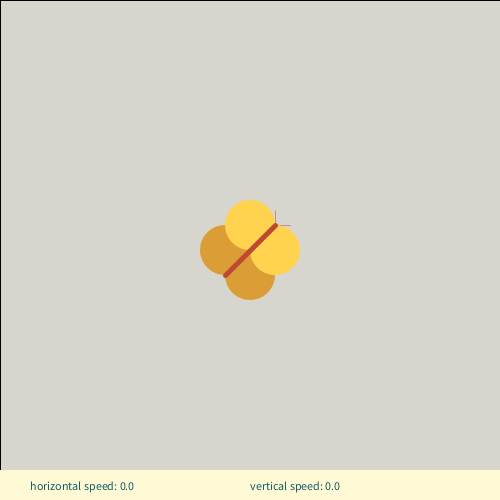
Frame 1 (no input)
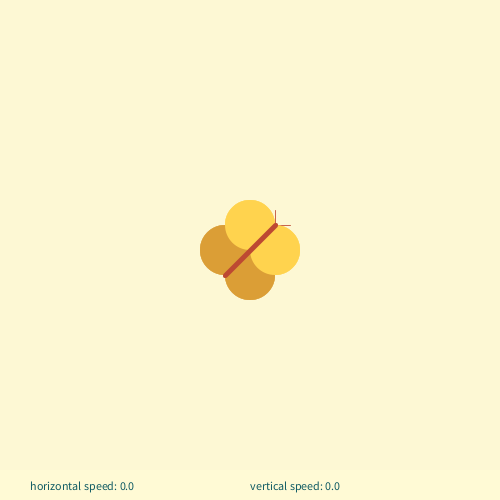
Frame 60 (the mouse pressed at the canvas centre just before this capture)
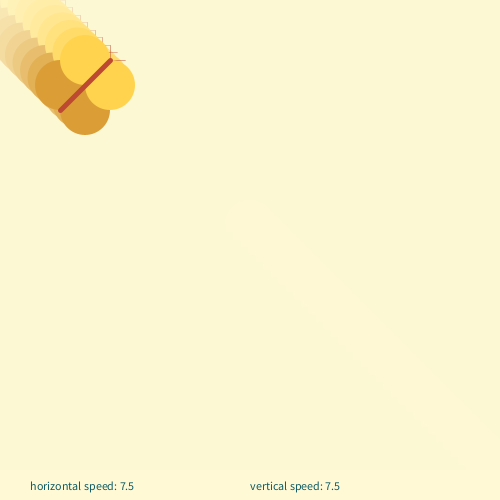
Frame 120 (the mouse held since frame 60 and released just before this capture)

The Processing sketch that drew these frames (run headless with seeded random() and noise(); from frame 60 on, the mouse is pressed at the canvas centre):

// Processing sketch: processing_38802
// ── processing_38802.pde

//homework 7
//copyright Jessica Schafer
//note: I used a butterfly instead of my initials. they were getting old!


float puckx, pucky, speedX, speedY, dia;
//puckx, pucky: x, y of puck the butterfly
//speedX: increment of horizontal movement
//speedY: increment of vertical movement
//dia: diameter of puck
color col1, col2, col3, col4, col5;

void setup ()
{
 size (500, 500);
 smooth();
 puckx = width/2;
 pucky = height/2;
 speedX = 0;
 speedY = 0;
 dia = 100;
 col1 = color (255, 250, 213);//ivory
 col2 = color (189, 73, 50);//orange
 col3 = color (219, 158, 54);//gold
 col4 = color (255, 211, 78);//yellow
 col5 = color (16, 91, 99); //extra blue that works with these colors
}

void draw ()
{
  drawBackground();
  drawPuck();
  showSpeed();
  movePuckHorizontal();
  movePuckVertical();
  reset();
}

void reset()
{
 if (keyPressed)
 {
   puckx = width/2;
   pucky = height/2;
   speedX = 0;
   speedY = 0;
 } 
}

void movePuckVertical()
{
 if (frameCount > 50)
 {
     if (mouseY != pmouseY)
       {
         speedY = speedY + .03*(mouseY-pmouseY);
       }
     pucky = pucky + speedY;
  }
 
//loop around if goes off-screen 
 if (pucky > height + dia/2) 
   {
     pucky = -dia/2;
   }
 if (pucky < -dia/2)
   {
     pucky = height + dia/2; 
   }
}


void movePuckHorizontal()
{
  if (frameCount > 50)
  {
     if (mouseX != pmouseX) 
     {
      speedX = speedX + .03*(mouseX-pmouseX);
     }
     puckx = puckx + speedX;
   }  
 
 //loop around if goes off-screen
 if (puckx > width + dia/2)
   {
     puckx = -dia/2;
   }
 if (puckx < -dia/2)
   {
    puckx = width + dia/2; 
   }
}

void showSpeed()
{
  fill (col1);
  rect (0, height-30, width, height); 
  fill (col5);
  text ("horizontal speed: " + speedX, 30, 490); 
  text ("vertical speed: " + speedY, 250, 490);
}

void drawPuck ()
{
 //puck the butterfly!
  stroke (col2);
  //atennae
  strokeWeight(.5);
  line (puckx+25, pucky-25, puckx+25,pucky-40);
  line (puckx+25, pucky-25, puckx+40, pucky-25);
  noStroke();
  //wings
  fill (col3);
  ellipse (puckx, pucky+25, 50,50);
  ellipse (puckx-25, pucky, 50, 50);
  fill (col4);
  ellipse (puckx, pucky-25, 50, 50);
  ellipse (puckx+25, pucky, 50,50);
  //body
  stroke(col2);
  strokeWeight(5);
  line (puckx-25, pucky+25, puckx+25, pucky-25);
  noStroke();
}

void drawBackground()
{
 fill (col1, 50);
 rect (0, 0, width, height); 
}               
